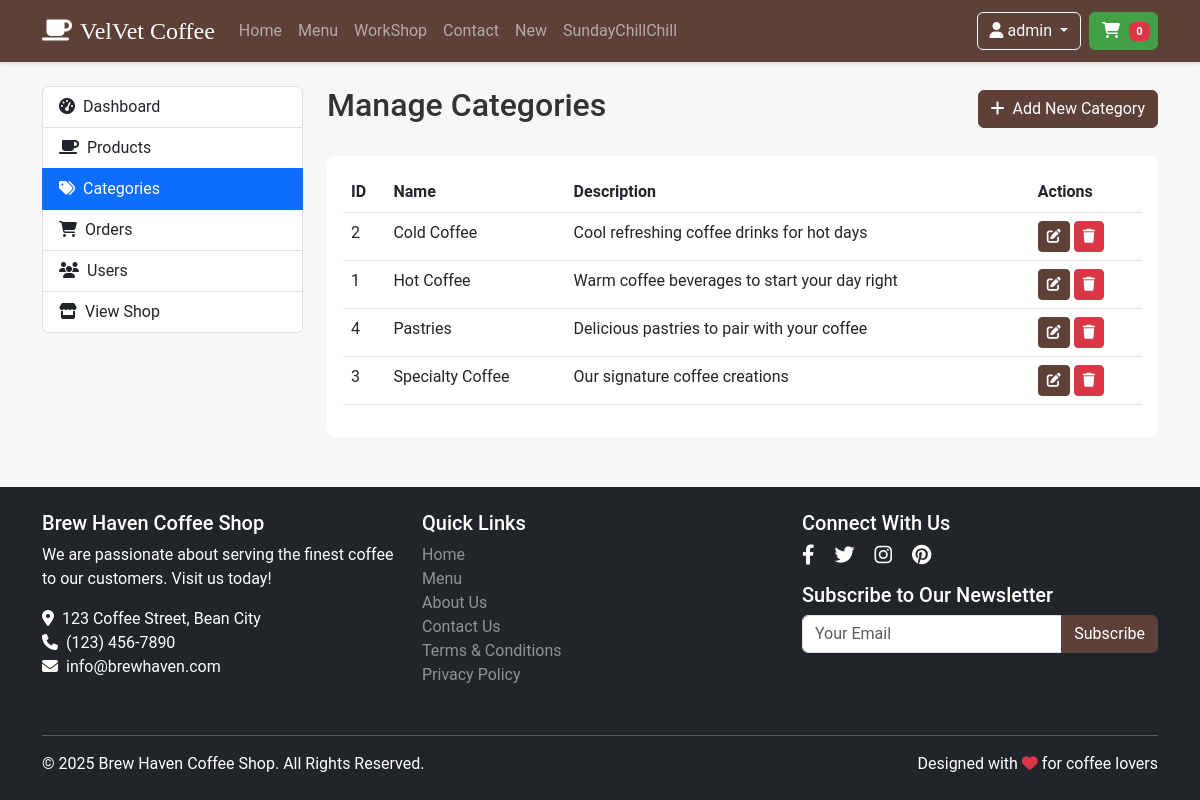
Screenshot of /admin/categories.php (signed in) with the database file from the repository.
### tables this page shows
CREATE TABLE IF NOT EXISTS categories (
    id INT AUTO_INCREMENT PRIMARY KEY,
    name VARCHAR(100) NOT NULL,
    description TEXT,
    created DATETIME NOT NULL
);

### public/classes/Category.php (called while the page is built, shortened)
<?php
class Category {
    private $conn;
    private $table_name = "categories";
    public function __construct($db) {
        $this->conn = $db;
    }
    public function readAll() {
        $query = "SELECT id, name, description FROM " . $this->table_name . " ORDER BY name ASC";
        $stmt = $this->conn->prepare($query);
        $stmt->execute();
        return $stmt;
    }
}
?>

### public/admin/categories.php (the view, shortened to what this page needs)
<?php
include_once "../includes/header.php";
include_once "../classes/Category.php";
$database = new Database();
$db = $database->getConnection();
$category = new Category($db);
$stmt = $category->readAll();
?>
<div class="row">
    <div class="col-lg-3 mb-4">
        <div class="list-group">
            <a href="dashboard.php" class="list-group-item list-group-item-action">
                <i class="fas fa-tachometer-alt me-2"></i>Dashboard
            </a>
            <a href="products.php" class="list-group-item list-group-item-action">
                <i class="fas fa-coffee me-2"></i>Products
            </a>
            <a href="categories.php" class="list-group-item list-group-item-action active">
                <i class="fas fa-tags me-2"></i>Categories
            </a>
            <a href="orders.php" class="list-group-item list-group-item-action">
                <i class="fas fa-shopping-cart me-2"></i>Orders
            </a>
            <a href="users.php" class="list-group-item list-group-item-action">
                <i class="fas fa-users me-2"></i>Users
            </a>
            <a href="../index.php" class="list-group-item list-group-item-action">
                <i class="fas fa-store me-2"></i>View Shop
            </a>
        </div>
    </div>
    <div class="col-lg-9">
        <div class="d-flex justify-content-between align-items-center mb-4">
            <h2>Manage Categories</h2>
            <button type="button" class="btn btn-primary" data-bs-toggle="modal" data-bs-target="#addCategoryModal">
                <i class="fas fa-plus me-2"></i>Add New Category
            </button>
        </div>
        <div class="card mb-4">
            <div class="card-body">
                <div class="table-responsive">
                    <table class="table table-hover">
                        <thead>
                            <tr>
                                <th>ID</th>
                                <th>Name</th>
                                <th>Description</th>
                                <th>Actions</th>
                            </tr>
                        </thead>
                        <tbody>
                            <?php
                            while ($row = $stmt->fetch(PDO::FETCH_ASSOC)):
                            ?>
                                <tr>
                                    <td><?php echo $row['id']; ?></td>
                                    <td><?php echo htmlspecialchars($row['name']); ?></td>
                                    <td><?php echo htmlspecialchars($row['description']); ?></td>
                                    <td>
                                        <a href="edit_category.php?id=<?php echo $row['id']; ?>" class="btn btn-sm btn-primary">
                                            <i class="fas fa-edit"></i>
                                        </a>
                                        <a href="categories.php?action=delete&id=<?php echo $row['id']; ?>" class="btn btn-sm btn-danger" onclick="return confirm('Are you sure you want to delete this category? All associated products will be affected.');">
                                            <i class="fas fa-trash"></i>
                                        </a>
                                    </td>
                                </tr>
                            <?php endwhile; ?>
                        </tbody>
                    </table>
                </div>
            </div>
        </div>
    </div>
</div>
<?php
include_once "../includes/footer.php";
?>

### public/includes/header.php (shortened to what this page needs)
<!DOCTYPE html>
<html lang="en">
<head>
    <link href="https://cdn.jsdelivr.net/npm/bootstrap@5.3.0/dist/css/bootstrap.min.css" rel="stylesheet">
    <link rel="stylesheet" href="https://cdnjs.cloudflare.com/ajax/libs/font-awesome/6.4.0/css/all.min.css">
    <link rel="stylesheet" href="assets/css/style.css">
</head>
<body>
    <nav class="navbar navbar-expand-lg navbar-dark bg-dark">
        <div class="container">
            <a class="navbar-brand" href="index.php">
                <i class="fas fa-coffee me-2"></i>VelVet Coffee
            </a>
            <div class="collapse navbar-collapse" id="navbarSupportedContent">
                <ul class="navbar-nav me-auto mb-2 mb-lg-0">
                    <li class="nav-item">
                        <a class="nav-link" href="index.php">Home</a>
                    </li>
                    <li class="nav-item">
                        <a class="nav-link" href="menu.php">Menu</a>
                    </li>
                    <li class="nav-item">
                        <a class="nav-link" href="WS.php">WorkShop</a>
                    </li>
                    <li class="nav-item">
                        <a class="nav-link" href="contact.php">Contact</a>
                    </li>
                    <li class="nav-item">
                        <a class="nav-link" href="tintuc.php">New</a>
                    </li>
                    <li class="nav-item">
                        <a class="nav-link" href="cuoituan.php">SundayChillChill</a>
                    </li>
                </ul>
                <div class="d-flex">
                    <?php if (isset($_SESSION['user_id'])): ?>
                        <div class="dropdown">
                            <button class="btn btn-outline-light dropdown-toggle" type="button" id="userDropdown" data-bs-toggle="dropdown" aria-expanded="false">
                                <i class="fas fa-user me-1"></i><?php echo htmlspecialchars($_SESSION['username']); ?>
                            </button>
                        </div>
                    <?php else: ?>
                        <a href="login.php" class="btn btn-outline-light me-2">Login</a>
                        <a href="register.php" class="btn btn-primary">Register</a>
                    <?php endif; ?>
                    <a href="cart.php" class="btn btn-success ms-2">
                        <i class="fas fa-shopping-cart"></i>
                        <span id="cart-count" class="badge bg-danger">
                            <?php
                            if (isset($_SESSION['cart']) && is_array($_SESSION['cart'])) {
                                echo count($_SESSION['cart']);
                            } else {
                                echo "0";
                            }
                            ?>
                        </span>
                    </a>
                </div>
            </div>
        </div>
    </nav>
    <div class="container py-4"><?php  ?>

### public/includes/footer.php (shortened to what this page needs)
</div>
    <footer class="bg-dark text-white py-4 mt-auto">
        <div class="container">
            <div class="row">
                <div class="col-lg-4 mb-3">
                    <h5>Brew Haven Coffee Shop</h5>
                    <p>We are passionate about serving the finest coffee to our customers. Visit us today!</p>
                    <p>
                        <i class="fas fa-map-marker-alt me-2"></i>123 Coffee Street, Bean City<br>
                        <i class="fas fa-phone me-2"></i>(123) 456-7890<br>
                        <i class="fas fa-envelope me-2"></i>info@brewhaven.com
                    </p>
                </div>
                <div class="col-lg-4 mb-3">
                    <h5>Quick Links</h5>
                    <ul class="list-unstyled">
                        <li><a href="index.php" class="text-white-50">Home</a></li>
                        <li><a href="menu.php" class="text-white-50">Menu</a></li>
                        <li><a href="about.php" class="text-white-50">About Us</a></li>
                        <li><a href="contact.php" class="text-white-50">Contact Us</a></li>
                        <li><a href="terms.php" class="text-white-50">Terms & Conditions</a></li>
                        <li><a href="privacy.php" class="text-white-50">Privacy Policy</a></li>
                    </ul>
                </div>
                <div class="col-lg-4">
                    <h5>Connect With Us</h5>
                    <div class="social-icons">
                        <a href="#" class="text-white me-3"><i class="fab fa-facebook-f fa-lg"></i></a>
                        <a href="#" class="text-white me-3"><i class="fab fa-twitter fa-lg"></i></a>
                        <a href="#" class="text-white me-3"><i class="fab fa-instagram fa-lg"></i></a>
                        <a href="#" class="text-white me-3"><i class="fab fa-pinterest fa-lg"></i></a>
                    </div>
                    <h5 class="mt-3">Subscribe to Our Newsletter</h5>
                    <form class="mt-2">
                        <div class="input-group">
                            <input type="email" class="form-control" placeholder="Your Email" aria-label="Your Email" aria-describedby="button-addon2">
                            <button class="btn btn-primary" type="button" id="button-addon2">Subscribe</button>
                        </div>
                    </form>
                </div>
            </div>
            <hr class="my-3 bg-light">
            <div class="row">
                <div class="col-md-6 text-center text-md-start">
                    <p class="mb-0">&copy; <?php echo date("Y"); ?> Brew Haven Coffee Shop. All Rights Reserved.</p>
                </div>
                <div class="col-md-6 text-center text-md-end">
                    <p class="mb-0">Designed with <i class="fas fa-heart text-danger"></i> for coffee lovers</p>
                </div>
            </div>
        </div>
    </footer>
</body>
</html><?php  ?>

### public/assets/css/style.css (style rules this page uses)
:root { --primary-color: #5d4037; --secondary-color: #8d6e63; --accent-color: #ff6d00; --light-color: #f5f5f5; --dark-color: #212121; }
body { font-family: 'Roboto', sans-serif; color: #333; min-height: 100vh; display: flex; flex-direction: column; background-color: #f9f7f5; }
.navbar-brand { font-family: 'Pacifico', cursive; font-size: 1.5rem; }
.navbar { background-color: var(--primary-color) !important; box-shadow: 0 2px 4px rgba(0, 0, 0, 0.1); }
.card { transition: transform 0.3s, box-shadow 0.3s; margin-bottom: 1.5rem; border: none; border-radius: 0.5rem; overflow: hidden; }
.btn-primary { background-color: var(--primary-color); border-color: var(--primary-color); }
.btn-success { background-color: #43a047; border-color: #43a047; }
footer { background-color: var(--dark-color) !important; margin-top: auto; }
footer a { color: #ccc; text-decoration: none; transition: color 0.3s; }
.badge { position: relative; top: -10px; right: -5px; font-size: 0.7rem; }
.container { animation: fadeIn 0.5s; }

### rows the page displays
categories: id "2", name "Cold Coffee", description "Cool refreshing coffee drinks for hot days"
categories: id "1", name "Hot Coffee", description "Warm coffee beverages to start your day right"
categories: id "4", name "Pastries", description "Delicious pastries to pair with your coffee"
categories: id "3", name "Specialty Coffee", description "Our signature coffee creations"

### other values shown
$_SESSION['username'] "admin"
